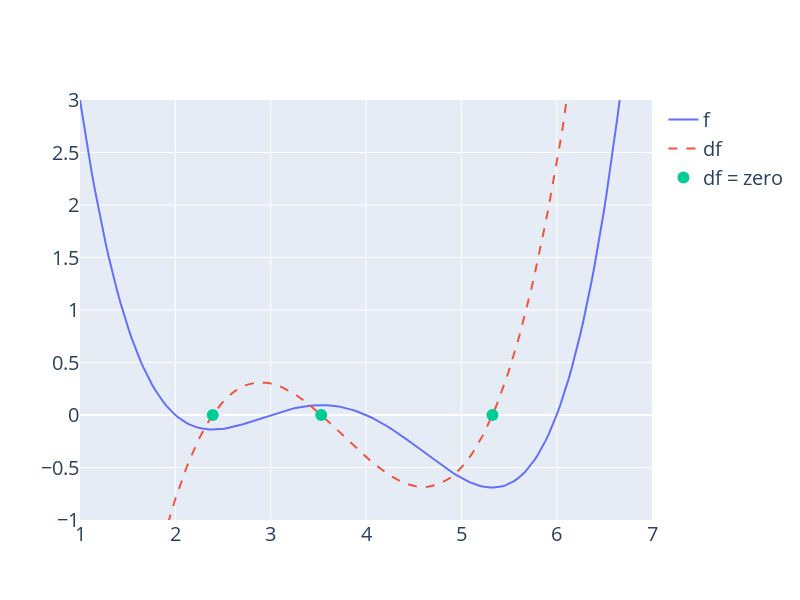

Notebook code for this chart:
### Markdown cell above
Instead of choosing all of our guesses ahead of time, we can instead start from a single guess and try to iteratively improve on our choice. 

They key insight is this: If the derivative of the function is negative, that means the function is decreasing, so we should go to the right (i.e. pick a bigger x). If the derivative of the function is positive, that means the function is increasing, so we should go to the left (i.e. pick a smaller x).

Thus, the derivative tells us which way to go.

Desmos demo: https://www.desmos.com/calculator/twpnylu4lr

### Code cell
import plotly.graph_objects as go

def derivative_arbitrary(x):
    return (4*x**3 - 45*x**2 + 160*x - 180)/10


fig = go.Figure()
roots = np.array([2.3927, 3.5309, 5.3263])

fig.add_trace(go.Scatter(x = xs, y = arbitrary(xs), 
                         mode = "lines", name = "f"))
fig.add_trace(go.Scatter(x = xs, y = derivative_arbitrary(xs), 
                         mode = "lines", name = "df", line = {"dash": "dash"}))
fig.add_trace(go.Scatter(x = np.array(roots), y = 0*roots, 
                         mode = "markers", name = "df = zero", marker_size = 12))
fig.update_layout(font_size = 20, yaxis_range=[-1, 3])
fig.update_layout(autosize=False, width=800, height=600)
fig.show()

### Figure 1 — Plotly figure (JSON) as saved in the notebook; plotly's stock layout.template omitted (floating-point values rounded to 4 significant figures; data arrays with more than 128 entries replaced by an {"elided": "..."} marker saying what was removed)
{"data": [{"mode": "lines", "name": "f", "type": "scatter", "x": {"elided": "200 float values"}, "y": {"elided": "200 float values"}}, {"line": {"dash": "dash"}, "mode": "lines", "name": "df", "type": "scatter", "x": {"elided": "200 float values"}, "y": {"elided": "200 float values"}}, {"marker": {"size": 12}, "mode": "markers", "name": "df = zero", "type": "scatter", "x": [2.393, 3.531, 5.326], "y": [0, 0, 0]}], "layout": {"autosize": false, "font": {"size": 20}, "height": 600, "width": 800, "xaxis": {"autorange": true, "range": [1, 7], "type": "linear"}, "yaxis": {"range": [-1, 3], "type": "linear"}}}
